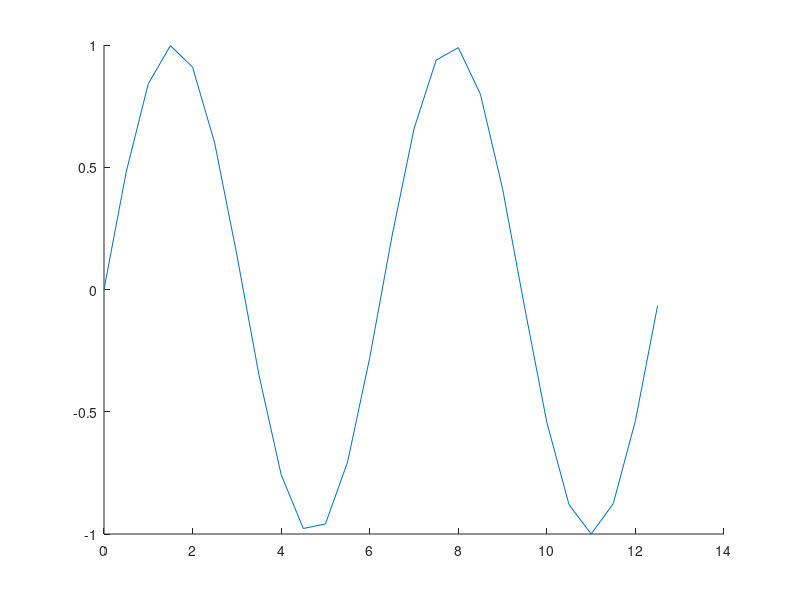

The MATLAB source for this figure: (Note: this script raises an error after producing the figure.)
x=0:0.5:4*pi;
h=plot(x, sin(x));		% Plot a sin curve
set(h, 'marker', 'o');		% Set marker to 'o'
set(h, 'markerSize', 15);	% Set marker size to 15
set(h, 'lineWidth', 5);		% Set line width to 5
set(h, 'lineStyle', ':');	% Set line style to dot
set(h, 'markerEdgeColor', 'g');	% Set marker edge color to green
set(h, 'markerFaceColor', 'y');	% Set marker face color to yellow

x=0:0.5:4*pi;
plot(x, sin(x), 'marker', 'o', 'markerSize', 15, 'lineWidth', 5, 'lineStyle', ':', 'markerEdgeColor', 'g', 'markerFaceColor', 'y');

x=0:0.5:4*pi;
opt.marker='o';
opt.markerSize=15;
opt.linewidth=5;
opt.linestyle=':';
opt.markerEdgeColor='g';
opt.markerFaceColor='y';
plot(x, sin(x), opt);